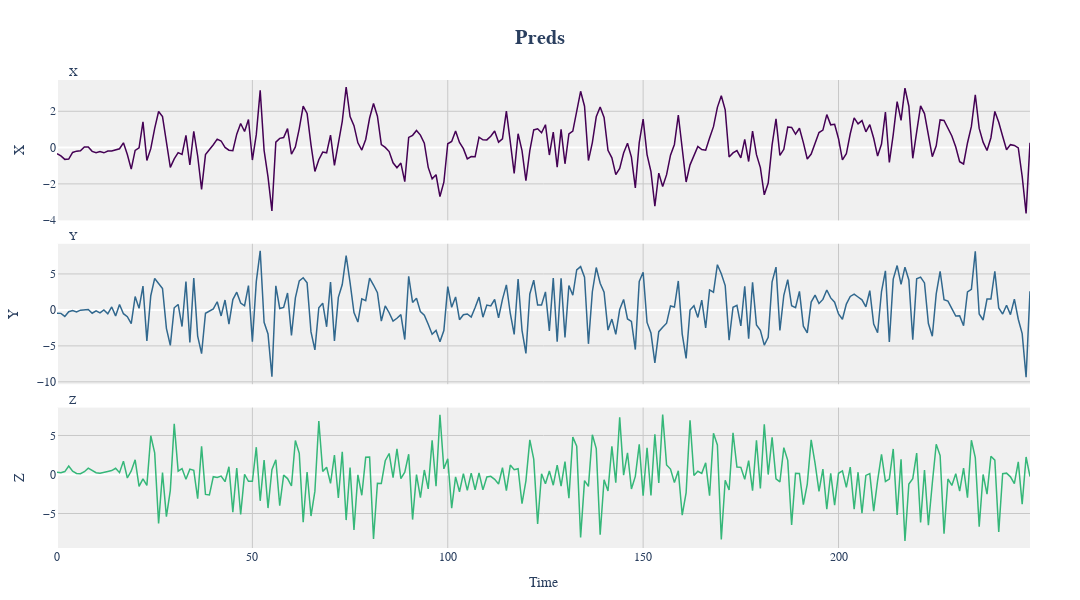
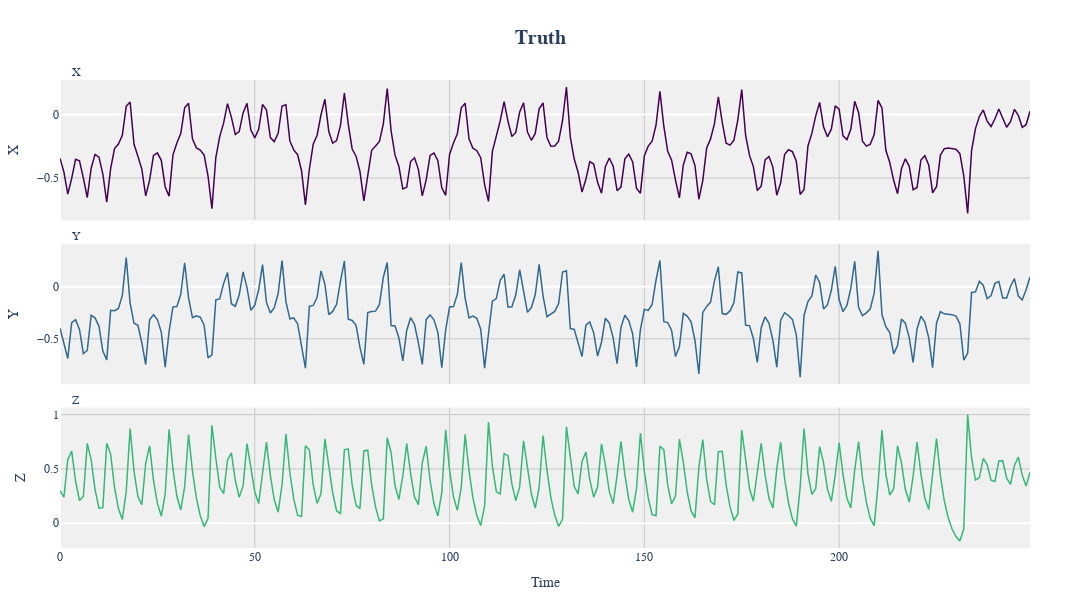

Write notebook code for charts like these, in order.
### Code cell
viz.plot_components(trajectory=predictions, figsize=(1080,600), line_width=1.5, title="Preds", labels=["X","Y","Z"])
viz.plot_components(trajectory=truth, figsize=(1080,600), line_width=1.5, title="Truth", labels=["X","Y","Z"])

### Figure 1 — Plotly figure (JSON) as saved in the notebook; plotly's stock layout.template omitted (floating-point values rounded to 4 significant figures; data arrays with more than 128 entries replaced by an {"elided": "..."} marker saying what was removed)
{"data": [{"hoverinfo": "x+y", "line": {"color": "#440154", "width": 1.5}, "mode": "lines", "name": "X", "showlegend": false, "type": "scatter", "x": {"elided": "250 int values"}, "xaxis": "x", "y": {"elided": "250 float values"}, "yaxis": "y"}, {"hoverinfo": "x+y", "line": {"color": "#31688e", "width": 1.5}, "mode": "lines", "name": "Y", "showlegend": false, "type": "scatter", "x": {"elided": "250 int values"}, "xaxis": "x2", "y": {"elided": "250 float values"}, "yaxis": "y2"}, {"hoverinfo": "x+y", "line": {"color": "#35b779", "width": 1.5}, "mode": "lines", "name": "Z", "showlegend": false, "type": "scatter", "x": {"elided": "250 int values"}, "xaxis": "x3", "y": {"elided": "250 float values"}, "yaxis": "y3"}], "layout": {"annotations": [{"font": {"size": 12}, "showarrow": false, "text": "X", "x": 0.01, "xanchor": "left", "xref": "paper", "y": 1, "yanchor": "bottom", "yref": "paper"}, {"font": {"size": 12}, "showarrow": false, "text": "Y", "x": 0.01, "xanchor": "left", "xref": "paper", "y": 0.65, "yanchor": "bottom", "yref": "paper"}, {"font": {"size": 12}, "showarrow": false, "text": "Z", "x": 0.01, "xanchor": "left", "xref": "paper", "y": 0.3, "yanchor": "bottom", "yref": "paper"}], "font": {"family": "Arial", "size": 12}, "height": 600, "hovermode": "x unified", "margin": {"b": 50, "l": 50, "r": 50, "t": 80}, "paper_bgcolor": "white", "plot_bgcolor": "rgb(240, 240, 240)", "title": {"font": {"family": "Arial", "size": 20}, "text": "<b>Preds</b>", "x": 0.5, "xanchor": "center", "y": 0.95, "yanchor": "top"}, "width": 1080, "xaxis": {"anchor": "y", "domain": [0, 1], "gridcolor": "rgb(200, 200, 200)", "matches": "x3", "showgrid": true, "showticklabels": false}, "xaxis2": {"anchor": "y2", "domain": [0, 1], "gridcolor": "rgb(200, 200, 200)", "matches": "x3", "showgrid": true, "showticklabels": false}, "xaxis3": {"anchor": "y3", "domain": [0, 1], "gridcolor": "rgb(200, 200, 200)", "showgrid": true, "title": {"text": "Time"}}, "yaxis": {"anchor": "x", "domain": [0.7, 1], "gridcolor": "rgb(200, 200, 200)", "showgrid": true, "title": {"text": "X"}}, "yaxis2": {"anchor": "x2", "domain": [0.35, 0.65], "gridcolor": "rgb(200, 200, 200)", "showgrid": true, "title": {"text": "Y"}}, "yaxis3": {"anchor": "x3", "domain": [0, 0.3], "gridcolor": "rgb(200, 200, 200)", "showgrid": true, "title": {"text": "Z"}}}}

### Figure 2 — Plotly figure (JSON) as saved in the notebook; plotly's stock layout.template omitted (floating-point values rounded to 4 significant figures; data arrays with more than 128 entries replaced by an {"elided": "..."} marker saying what was removed)
{"data": [{"hoverinfo": "x+y", "line": {"color": "#440154", "width": 1.5}, "mode": "lines", "name": "X", "showlegend": false, "type": "scatter", "x": {"elided": "250 int values"}, "xaxis": "x", "y": {"elided": "250 float values"}, "yaxis": "y"}, {"hoverinfo": "x+y", "line": {"color": "#31688e", "width": 1.5}, "mode": "lines", "name": "Y", "showlegend": false, "type": "scatter", "x": {"elided": "250 int values"}, "xaxis": "x2", "y": {"elided": "250 float values"}, "yaxis": "y2"}, {"hoverinfo": "x+y", "line": {"color": "#35b779", "width": 1.5}, "mode": "lines", "name": "Z", "showlegend": false, "type": "scatter", "x": {"elided": "250 int values"}, "xaxis": "x3", "y": {"elided": "250 float values"}, "yaxis": "y3"}], "layout": {"annotations": [{"font": {"size": 12}, "showarrow": false, "text": "X", "x": 0.01, "xanchor": "left", "xref": "paper", "y": 1, "yanchor": "bottom", "yref": "paper"}, {"font": {"size": 12}, "showarrow": false, "text": "Y", "x": 0.01, "xanchor": "left", "xref": "paper", "y": 0.65, "yanchor": "bottom", "yref": "paper"}, {"font": {"size": 12}, "showarrow": false, "text": "Z", "x": 0.01, "xanchor": "left", "xref": "paper", "y": 0.3, "yanchor": "bottom", "yref": "paper"}], "font": {"family": "Arial", "size": 12}, "height": 600, "hovermode": "x unified", "margin": {"b": 50, "l": 50, "r": 50, "t": 80}, "paper_bgcolor": "white", "plot_bgcolor": "rgb(240, 240, 240)", "title": {"font": {"family": "Arial", "size": 20}, "text": "<b>Truth</b>", "x": 0.5, "xanchor": "center", "y": 0.95, "yanchor": "top"}, "width": 1080, "xaxis": {"anchor": "y", "domain": [0, 1], "gridcolor": "rgb(200, 200, 200)", "matches": "x3", "showgrid": true, "showticklabels": false}, "xaxis2": {"anchor": "y2", "domain": [0, 1], "gridcolor": "rgb(200, 200, 200)", "matches": "x3", "showgrid": true, "showticklabels": false}, "xaxis3": {"anchor": "y3", "domain": [0, 1], "gridcolor": "rgb(200, 200, 200)", "showgrid": true, "title": {"text": "Time"}}, "yaxis": {"anchor": "x", "domain": [0.7, 1], "gridcolor": "rgb(200, 200, 200)", "showgrid": true, "title": {"text": "X"}}, "yaxis2": {"anchor": "x2", "domain": [0.35, 0.65], "gridcolor": "rgb(200, 200, 200)", "showgrid": true, "title": {"text": "Y"}}, "yaxis3": {"anchor": "x3", "domain": [0, 0.3], "gridcolor": "rgb(200, 200, 200)", "showgrid": true, "title": {"text": "Z"}}}}
